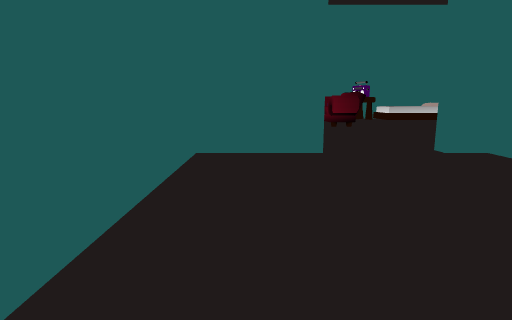
view 1 (above)

16 first-person views from a walk through a Godot game level. The camera is 1.2 m above the floor, tilts 10° down and sees 75° across. The floor is counted in squares, 1 m on a side. Each view is taken from the middle of a square. On the plan, view 1 faces up. The plan holds only what a view shows up to about 14 squares ahead; the rest is blank. The place goes on beyond the plan.

view 2
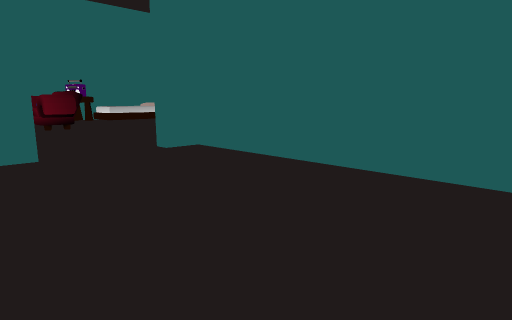

view 3
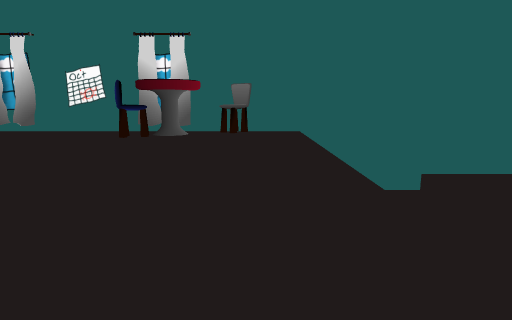

view 4
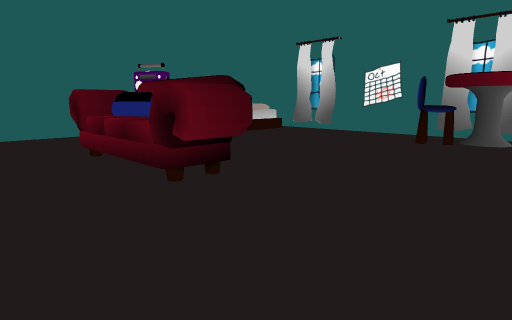

view 5
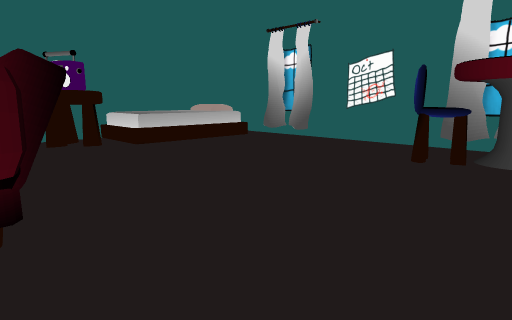

view 6
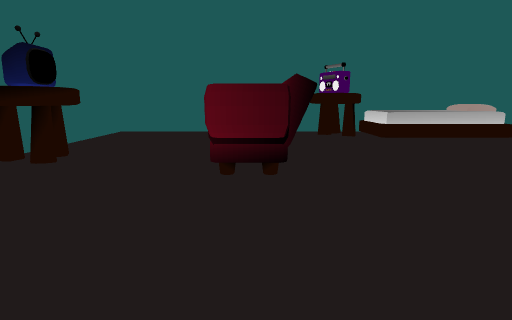

view 7
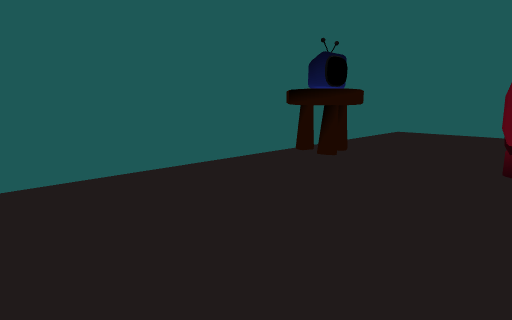

view 8
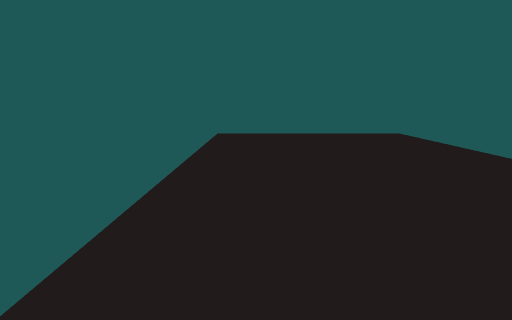

view 9
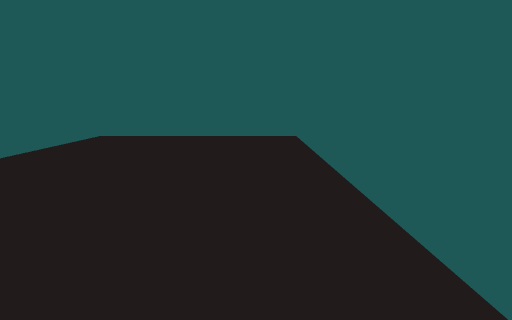

view 10
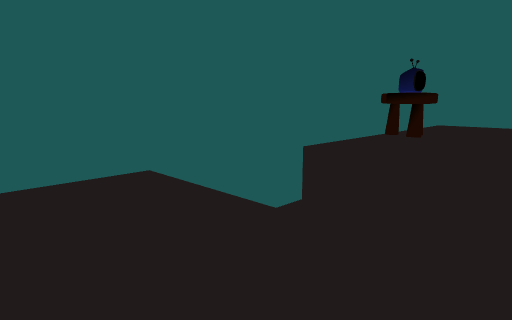

view 11
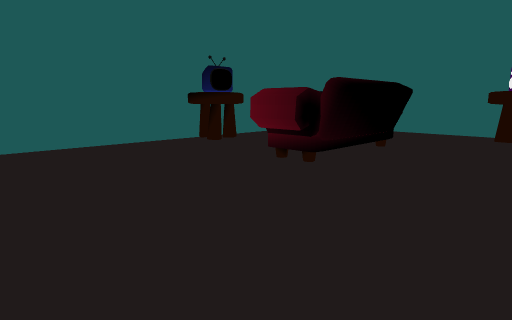

view 12
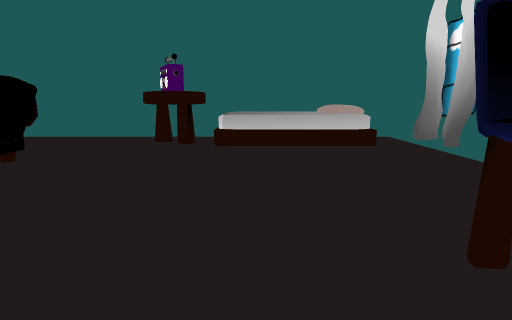

view 13
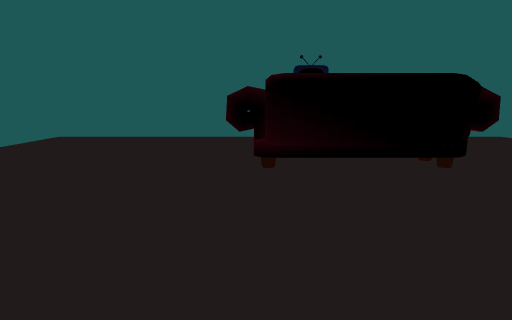

view 14
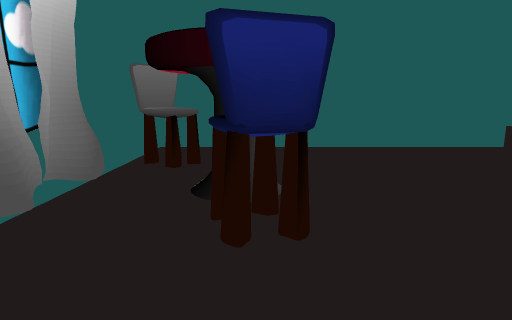

view 15
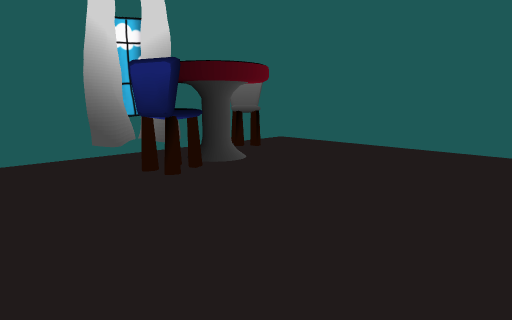

view 16
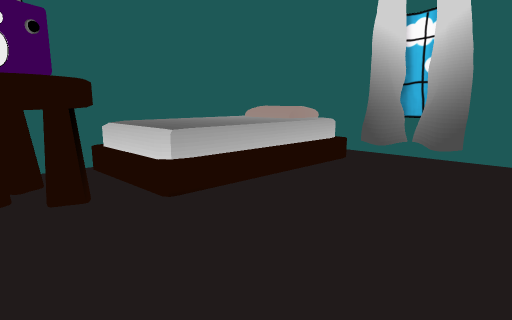

### Floor plan
Key: @ floor where view 1 was taken; # wall or solid block; . main floor; : floor 0.5 m higher than the main floor; + floor 1 m higher than the main floor; / step, stairs or slope; ^ raised ledge; v drop or lower ground; T TV.
Columns run from 2 left of view 1 to 14 right of it. Each row starts with its distance up from view 1.
 24 #################
 23 #.........//   .#
 22 #.......#^/++/ .#
 21 #.......##/+++:##
 20 #..............##
 19 #....#^........##
 18 #....###........#
 17 ##T..^^#........#
 16 ###..^^#........#
 15 #....^^#........#
 14 #............####
 13 #............#
 12 #............###
 11 #.............###
 10 #..............##
  9 #...............#
  8 ####...##########
  7 #.......#
  6 #.......#
  5 #.......#
  4 #.......#
  3 #.......#
  2 #.......#
  1 #.......#
  0 #.@.....#
 -1 #.......#
 -2 #.......#
 -3 #.......#
 -4 #.......#
 -5 #.......#
 -6 #.......#
 -7 #vvvvvvv#
 -8  v     v
 -9  v     v

Positions as (right, up) in squares from view 1, and headings:
1: (0, 0), facing up
2: (0, 0), facing up-right
3: (0, 10), facing right
4: (1, 11), facing up-right
5: (4, 12), facing up-right
6: (4, 10), facing up
7: (4, 10), facing up-left
8: (4, 6), facing down
9: (0, 5), facing down
10: (4, 5), facing up-left
11: (8, 10), facing up-left
12: (9, 12), facing up
13: (10, 15), facing left
14: (11, 17), facing down
15: (6, 17), facing down-right
16: (6, 17), facing up-right
